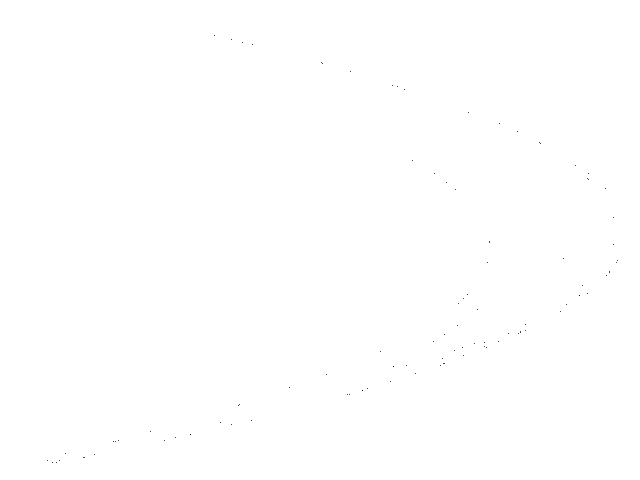
Frame 1 (no input)
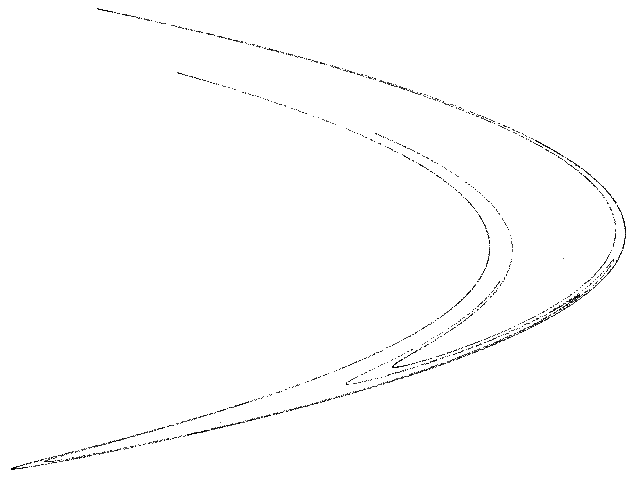
Frame 60 (the mouse pressed at the canvas centre just before this capture)
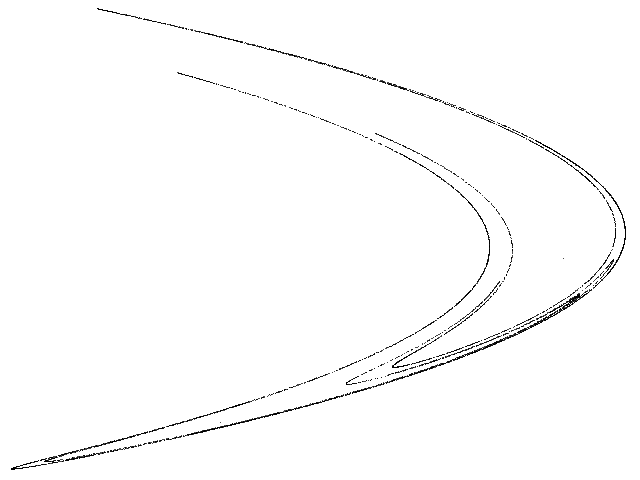
Frame 120 (the mouse held since frame 60 and released just before this capture)

The Processing sketch that drew these frames (run headless with seeded random() and noise(); from frame 60 on, the mouse is pressed at the canvas centre):

// Processing sketch: Henon
// ── Henon.pde
// Henon chaotic map //

  float x = 0.1;
  float y = 0.1;
  float a = 1.4;
  float b = 0.3;

void setup() {
  
  size(640, 480);
  background(255);
  
}

void draw() {
  
  for (int i=0;i<100;i++) {
    
    float nx = x;
    float ny = y;
        
    x = b * ny + 1 - a * pow(nx,2);
    y = nx;
  
    point(320+(240*x), 240+(180*y));
        
  }

}
